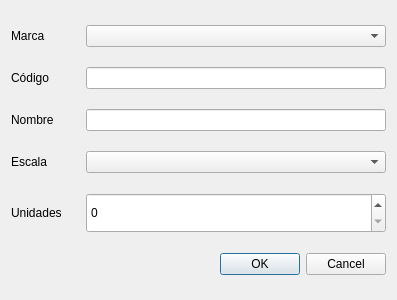
<?xml version="1.0" encoding="UTF-8"?>
<ui version="4.0">
 <class>AniadirDialog</class>
 <widget class="QDialog" name="AniadirDialog">
  <property name="geometry">
   <rect>
    <x>0</x>
    <y>0</y>
    <width>397</width>
    <height>300</height>
   </rect>
  </property>
  <property name="windowTitle">
   <string>Dialog</string>
  </property>
  <layout class="QVBoxLayout" name="verticalLayout">
   <item>
    <layout class="QHBoxLayout" name="horizontalLayout">
     <item>
      <widget class="QLabel" name="Marcalabel">
       <property name="text">
        <string>Marca</string>
       </property>
      </widget>
     </item>
     <item>
      <widget class="QComboBox" name="marcaCB">
       <property name="minimumSize">
        <size>
         <width>300</width>
         <height>0</height>
        </size>
       </property>
       <property name="maximumSize">
        <size>
         <width>300</width>
         <height>16777215</height>
        </size>
       </property>
      </widget>
     </item>
    </layout>
   </item>
   <item>
    <layout class="QHBoxLayout" name="horizontalLayout_3">
     <item>
      <widget class="QLabel" name="codigolabel">
       <property name="text">
        <string>Código</string>
       </property>
      </widget>
     </item>
     <item>
      <widget class="QLineEdit" name="codigole">
       <property name="maximumSize">
        <size>
         <width>300</width>
         <height>16777215</height>
        </size>
       </property>
      </widget>
     </item>
    </layout>
   </item>
   <item>
    <layout class="QHBoxLayout" name="horizontalLayout_4">
     <item>
      <widget class="QLabel" name="nombreLabel">
       <property name="text">
        <string>Nombre</string>
       </property>
      </widget>
     </item>
     <item>
      <widget class="QLineEdit" name="nombrele">
       <property name="maximumSize">
        <size>
         <width>300</width>
         <height>16777215</height>
        </size>
       </property>
      </widget>
     </item>
    </layout>
   </item>
   <item>
    <layout class="QHBoxLayout" name="horizontalLayout_5">
     <item>
      <widget class="QLabel" name="escalalabel">
       <property name="text">
        <string>Escala</string>
       </property>
      </widget>
     </item>
     <item>
      <widget class="QComboBox" name="escalaCB">
       <property name="minimumSize">
        <size>
         <width>300</width>
         <height>0</height>
        </size>
       </property>
      </widget>
     </item>
    </layout>
   </item>
   <item>
    <layout class="QHBoxLayout" name="horizontalLayout_6">
     <item>
      <widget class="QLabel" name="unidadeslabel">
       <property name="text">
        <string>Unidades</string>
       </property>
      </widget>
     </item>
     <item>
      <widget class="QSpinBox" name="unidadesSpinBox">
       <property name="sizePolicy">
        <sizepolicy hsizetype="Minimum" vsizetype="Minimum">
         <horstretch>0</horstretch>
         <verstretch>0</verstretch>
        </sizepolicy>
       </property>
       <property name="minimumSize">
        <size>
         <width>300</width>
         <height>0</height>
        </size>
       </property>
       <property name="maximumSize">
        <size>
         <width>16777215</width>
         <height>40</height>
        </size>
       </property>
       <property name="maximum">
        <number>1000000000</number>
       </property>
      </widget>
     </item>
    </layout>
   </item>
   <item>
    <widget class="QDialogButtonBox" name="buttonBox">
     <property name="standardButtons">
      <set>QDialogButtonBox::Cancel|QDialogButtonBox::Ok</set>
     </property>
    </widget>
   </item>
  </layout>
 </widget>
 <resources/>
 <connections/>
</ui>
